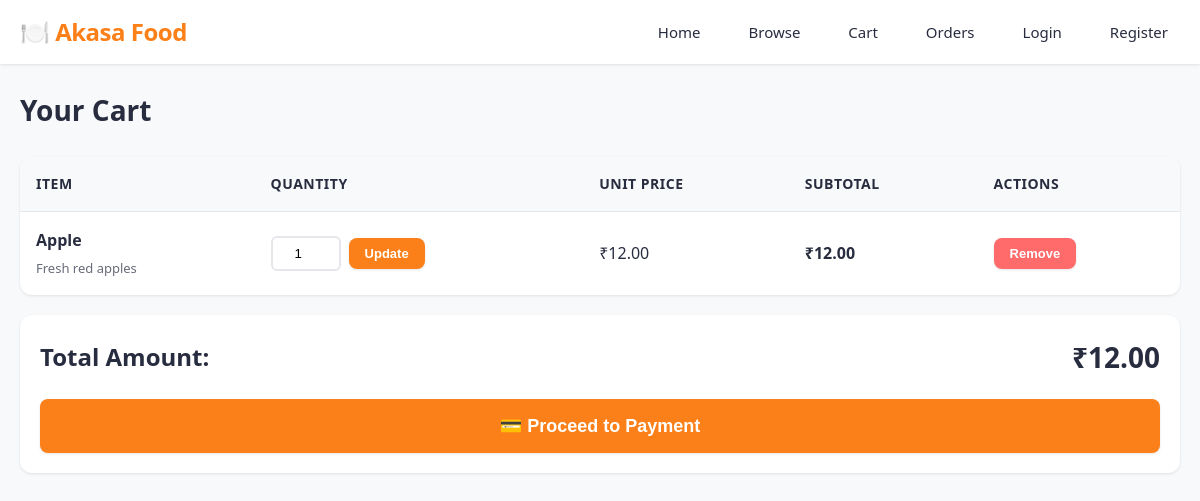
/cart (signed in), run on the app's committed database.
### app/models.py (models this page shows)
class CartItem(SQLModel, table=True):
    id: Optional[int] = Field(default=None, primary_key=True)
    user_id: int = Field(foreign_key="user.id")
    item_id: int = Field(foreign_key="item.id")
    quantity: int = 1
    added_at: datetime = Field(default_factory=datetime.utcnow)
    user: Optional[User] = Relationship(back_populates="cart_items")
    item: Optional[Item] = Relationship(back_populates="cart_items")

class Item(SQLModel, table=True):
    id: Optional[int] = Field(default=None, primary_key=True)
    name: str = Field(index=True)
    description: str = ""
    price_cents: int = 0
    stock: int = 0
    category_id: Optional[int] = Field(default=None, foreign_key="category.id")
    category: Optional[Category] = Relationship(back_populates="items")
    cart_items: list["CartItem"] = Relationship(back_populates="item")
    order_items: list["OrderItem"] = Relationship(back_populates="item")

### app/routers/cart.py (the view)
@router.get("")
async def view_cart(request: Request, session: Session = Depends(get_session), user: User = Depends(get_current_user)):
    cart_items = session.exec(select(CartItem).where(CartItem.user_id == user.id)).all()
    total_cents = sum(ci.quantity * (ci.item.price_cents if ci.item else 0) for ci in cart_items)
    return templates.TemplateResponse("cart.html", {"request": request, "cart_items": cart_items, "total_cents": total_cents})

### app/templates/cart.html (shortened to what this page needs)
{% extends 'base.html' %}
{% block content %}
<h2>Your Cart</h2>
{% if cart_items|length == 0 %}
<div class="empty-state">
  <div class="empty-state-icon">🛒</div>
  <h3>Your cart is empty</h3>
  <p>Add some delicious items to get started!</p>
  <a href="/items" class="btn" style="margin-top: 20px; display: inline-block;">Browse Menu</a>
</div>
{% else %}
<table>
  <thead>
    <tr>
      <th>Item</th>
      <th>Quantity</th>
      <th>Unit Price</th>
      <th>Subtotal</th>
      <th>Actions</th>
    </tr>
  </thead>
  <tbody>
  {% for ci in cart_items %}
    <tr>
      <td>
        <strong>{{ ci.item.name }}</strong>
        <div style="font-size: 13px; color: #686b78; margin-top: 4px;">{{ ci.item.description }}</div>
      </td>
      <td>
        <form method="post" action="/cart/update" style="display: flex; gap: 8px; align-items: center;">
          <input type="number" name="quantity" value="{{ ci.quantity }}" min="0" max="{{ ci.item.stock }}" style="width: 70px; padding: 8px; border: 2px solid #e5e7eb; border-radius: 6px; text-align: center;" />
          <button type="submit" style="padding: 8px 16px; font-size: 13px;">Update</button>
        </form>
      </td>
      <td>₹{{ '%.2f' % (ci.item.price_cents/100) }}</td>
      <td><strong>₹{{ '%.2f' % ((ci.item.price_cents*ci.quantity)/100) }}</strong></td>
      <td>
        <form method="post" action="/cart/remove" style="display: inline;">
          <button type="submit" style="background: #ff6b6b; padding: 8px 16px; font-size: 13px;">Remove</button>
        </form>
      </td>
    </tr>
  {% endfor %}
  </tbody>
</table>
<div class="total">
  <div style="display: flex; justify-content: space-between; align-items: center; margin-bottom: 20px;">
    <span>Total Amount:</span>
    <span style="font-size: 28px;">₹{{ '%.2f' % (total_cents/100) }}</span>
  </div>
  <form method="post" action="/payment/create-order" style="margin: 0;">
    <button type="submit" class="btn" style="width: 100%; padding: 16px; font-size: 18px;">💳 Proceed to Payment</button>
  </form>
</div>
{% endif %}
{% endblock %}

### app/static/styles.css (style rules this page uses)
:root { --primary-color: #fc8019; --primary-dark: #e6700e; --secondary-color: #60b246; --text-dark: #282c3f; --text-light: #686b78; --bg-light: #f8f9fa; --bg-white: #ffffff; --border-color: #e5e7eb; --shadow-sm: 0 1px 3px rgba(0, 0, 0, 0.1); --shadow-md: 0 4px 6px rgba(0, 0, 0, 0.1); --shadow-lg: 0 10px 25px rgba(0, 0, 0, 0.15); }
* { box-sizing: border-box; }
body { font-family: 'Segoe UI', Tahoma, Geneva, Verdana, sans-serif; margin: 0; padding: 0; background-color: var(--bg-light); color: var(--text-dark); line-height: 1.6; }
h2 { font-size: 28px; font-weight: 700; color: var(--text-dark); margin: 0 0 24px 0; }
button, .btn { background: var(--primary-color); color: white; border: none; padding: 12px 24px; border-radius: 8px; font-size: 15px; font-weight: 600; cursor: pointer; transition: all 0.2s; box-shadow: var(--shadow-sm); }
form { margin: 0; }
table { width: 100%; border-collapse: separate; border-spacing: 0; background: var(--bg-white); border-radius: 12px; overflow: hidden; box-shadow: var(--shadow-sm); }
thead { background: var(--bg-light); }
th { padding: 16px; text-align: left; font-weight: 600; color: var(--text-dark); font-size: 14px; text-transform: uppercase; letter-spacing: 0.5px; }
td { padding: 16px; border-top: 1px solid var(--border-color); color: var(--text-dark); }
.total { font-size: 24px; font-weight: 700; color: var(--text-dark); margin-top: 20px; padding: 20px; background: var(--bg-white); border-radius: 12px; box-shadow: var(--shadow-sm); text-align: right; }

### data on the page
CartItem: item.name "Apple", item.description "Fresh red apples", quantity "1"
Item: ci.item.price_cents/100 "12.00", (ci.item.price_cents*ci.quantity)/100 "12.00"

### other printed values
{{ '%.2f' % (total_cents/100) }} "12.00"
